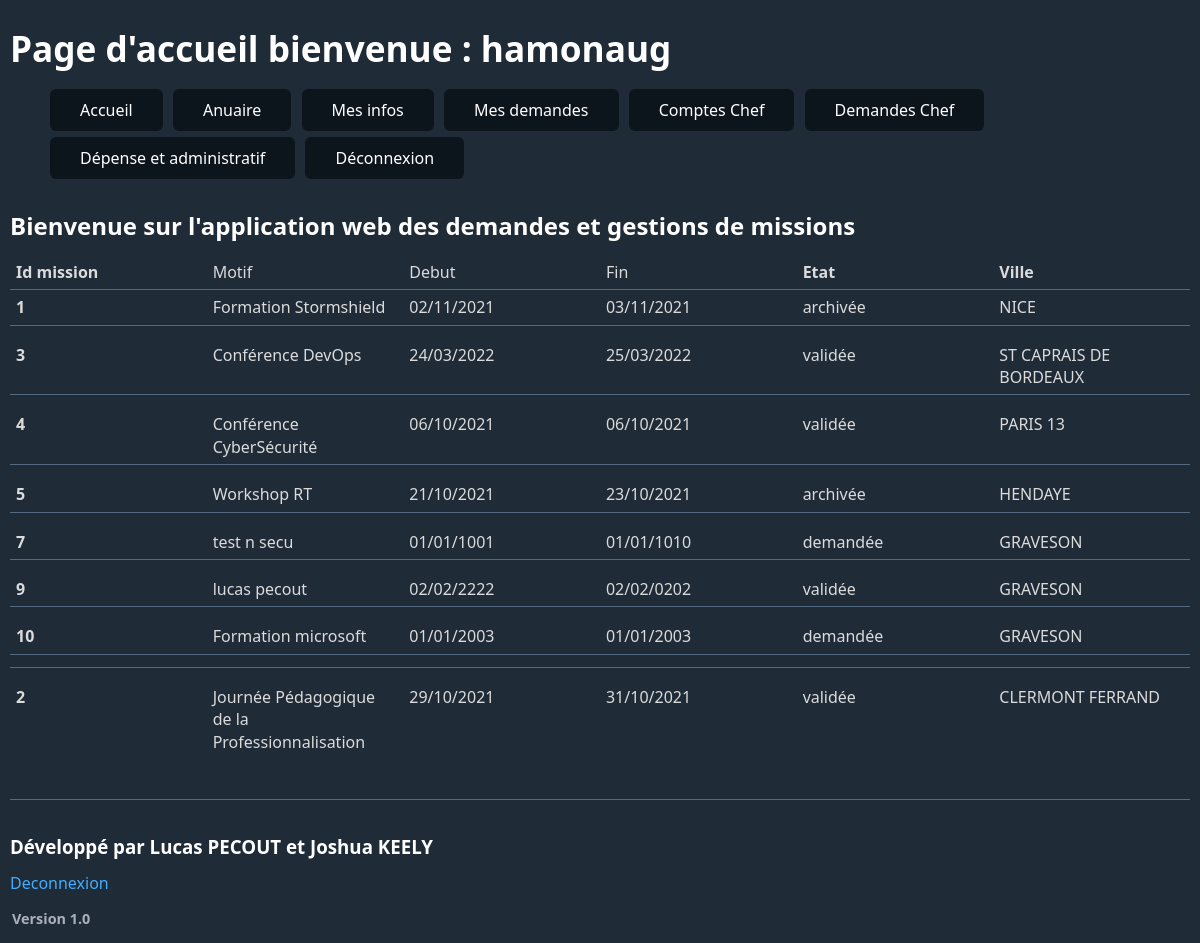
Screenshot of / (signed in) with the database file from the repository.
### tables this page shows
CREATE TABLE "enseignants" (
	"secu"	varchar(15),
	"nom"	varchar(50) NOT NULL,
	"prenom"	varchar(50) NOT NULL,
	"naissance"	date,
	"email"	varchar(100) NOT NULL UNIQUE,
	"tel"	varchar(10),
	"urgence"	varchar(100),
	"login"	varchar(8),
	FOREIGN KEY("login") REFERENCES "comptes"("login"),
	PRIMARY KEY("secu")
);

CREATE TABLE "missions" (
	"id"	INTEGER,
	"motif"	varchar(100) NOT NULL,
	"code"	varchar(6) NOT NULL,
	"debut"	date NOT NULL,
	"fin"	date NOT NULL,
	"etat"	varchar(10),
	"secu"	varchar(15),
	"id_aller"	INTEGER,
	"id_retour"	INTEGER,
	"id_hebergement"	INTEGER,
	"repas"	INTEGER,
	FOREIGN KEY("code") REFERENCES "villes"("code"),
	PRIMARY KEY("id"),
	FOREIGN KEY("id_retour") REFERENCES "transports"("id"),
	FOREIGN KEY("secu") REFERENCES "enseignants"("secu"),
	FOREIGN KEY("id_aller") REFERENCES "transports"("id"),
	FOREIGN KEY("id_hebergement") REFERENCES "hebergements"("id")
);

CREATE TABLE "villes" (
	"code"	varchar(6),
	"ville"	varchar(100) NOT NULL,
	"postal"	varchar(6),
	"gps"	varchar(100),
	PRIMARY KEY("code")
);

### app.py (the view, shortened to what this page needs)
@app.route('/', methods=['GET', 'POST'])
@db.login_required
def accueil():
    login = session['login']
    if db.get_table(login) is not None:
        return render_template('accueil.html', user=session['login'], mission=db.get_mission())

### db.py (called while the page is built)
def get_db():
    if 'db' not in g:
        g.db = sqlite3.connect(current_app.config['DATABASE'])
        g.db.row_factory = sqlite3.Row
        current_app.logger.info(f'Connexion à la BDD')
    return g.db

def get_mission():
    db = get_db()
    cursor = db.cursor()
    cursor.execute("""SELECT id,id_aller,id_retour,id_hebergement, motif, strftime("%d/%m/%Y", debut) AS debut, strftime("%d/%m/%Y", fin) AS fin,etat,ville,x.secu,login
                      FROM missions x INNER JOIN enseignants y ON x.secu = y.secu INNER JOIN villes ON x.code = villes.code """)
    return cursor.fetchall()

def login_required(f):
    @wraps(f)
    def wrap(*args, **kwargs):
        if 'login' in session:
            return f(*args, **kwargs)
        flash("Veuillez vous identifier")
        return redirect(url_for('login'))
    return wrap

def get_table(login):
    db = get_db()
    cursor = db.cursor()
    cursor.execute("""SELECT login FROM enseignants
                      WHERE login = :login""",
                   {'login': login})
    return cursor.fetchone()

### templates/accueil.html (shortened to what this page needs)
{% extends 'layout.html' %}
{% block main %}
<h1>Page d'accueil bienvenue : {{ user }}</h1>
<ul>
    <button onclick="window.location.href = '/';">Accueil</button>
    <button onclick="window.location.href = '/anuaire';">Anuaire</button>
    <button onclick="window.location.href = '/mesinfos';">Mes infos</button>
    <button onclick="window.location.href = '/mesdemandes';">Mes demandes</button>
    <button onclick="window.location.href = '/admin';">Comptes Chef</button>
    <button onclick="window.location.href = '/admindemandes';">Demandes Chef</button>
    <button onclick="window.location.href = '/depenses';">Dépense et administratif</button>
    <button onclick="window.location.href = '/logout';">Déconnexion</button>
</ul>
<h2>Bienvenue sur l'application web des demandes et gestions de missions </h2>
<table>
    <thead>
    <tr>
        <th>Id mission</th>
        <td>Motif</td>
        <td>Debut</td>
        <td>Fin</td>
        <th>Etat</th>
        <th>Ville</th>
    </tr>
    </thead>
    <tbody>
    {% for u in mission %}
    <tr>
        <th>{{ u["id"] }}</th>
        <td>{{ u["motif"] }}</td>
        <td>{{ u["debut"] }}</td>
        <td>{{ u["fin"] }}</td>
        <td>{{ u["Etat"] }}</td>
        <td>{{ u["Ville"] }}</td>
    </tr>
    </tbody>
    <tfoot>
    <tr>
        <th colspan="4"></th>
    </tr>
    {% endfor %}
    </tfoot>
</table>
{% endblock %}

### templates/layout.html (shortened to what this page needs)
<!DOCTYPE html>
<html lang="fr">
<head>
    <link rel="stylesheet" href="/static/css/dark.css">
</head>
<body>
{% block main %}
{% endblock %}
<footer><h3>Développé par Lucas PECOUT et Joshua KEELY </h3>
    <a href="/logout">Deconnexion</a>
    <legend href="/logout">
        <p>Version 1.0</p>
    </legend></footer>
</body>
</html>

### static/css/dark.css (style rules this page uses)
:root { --background-body: #202b38; --background: #161f27; --background-alt: #1a242f; --selection: #1c76c5; --text-main: #dbdbdb; --text-bright: #fff; --text-muted: #a9b1ba; --links: #41adff; --focus: #0096bfab; --border: #526980; --code: #ffbe85; --animation-duration: 0.1s; --button-base: #0c151c; --button-hover: #040a0f; --scrollbar-thumb: var(--button-hover); --scrollbar-thumb-hover: rgb(0, 0, 0); --form-placeholder: #a9a9a9; --form-text: #fff; --variable: #d941e2; --highlight: #efdb43; }
html { scrollbar-color: #040a0f #202b38; scrollbar-color: var(--scrollbar-thumb) var(--background-body); scrollbar-width: thin; }
body { font-family: system-ui, -apple-system, BlinkMacSystemFont, 'Segoe UI', 'Roboto', 'Oxygen', 'Ubuntu', 'Cantarell', 'Fira Sans', 'Droid Sans', 'Helvetica Neue', 'Segoe UI Emoji', 'Apple Color Emoji', 'Noto Color Emoji', sans-serif; line-height: 1.4; max-width: 1200px; margin: 3px auto; padding: 0 10px; word-wrap: break-word; color: #dbdbdb; color: var(--text-main); background: #202b38; background: var(--background-body); text-rendering: optimizeLegibility; }
button { transition: background-color 0.1s linear, border-color 0.1s linear, color 0.1s linear, box-shadow 0.1s linear, transform 0.1s ease; transition: background-color var(--animation-duration) linear, border-color var(--animation-duration) linear, color var(--animation-duration) linear, box-shadow var(--animation-duration) linear, transform var(--animation-duration) ease; }
h1 { font-size: 2.2em; margin-top: 0; }
h1, h2, h3, h4, h5, h6 { margin-bottom: 12px; margin-top: 24px; }
h1 { color: #fff; color: var(--text-bright); }
h2 { color: #fff; color: var(--text-bright); }
h3 { color: #fff; color: var(--text-bright); }
h1, h2, h3, h4, h5, h6, b, strong, th { font-weight: 600; }
button, select, input[type='submit'], input[type='reset'], input[type='button'], input[type='checkbox'], input[type='range'], input[type='radio'] { cursor: pointer; }
button { color: #fff; color: var(--form-text); background-color: #161f27; background-color: var(--background); font-family: inherit; font-size: inherit; margin-right: 6px; margin-bottom: 6px; padding: 10px; border: none; border-radius: 6px; outline: none; }
button { background-color: #0c151c; background-color: var(--button-base); padding-right: 30px; padding-left: 30px; }
input:not([type='checkbox']):not([type='radio']), input[type='range'], select, button, textarea { -webkit-appearance: none; }
::placeholder { color: #a9a9a9; color: var(--form-placeholder); }
legend { font-size: 0.9em; font-weight: 600; }
a { text-decoration: none; color: #41adff; color: var(--links); }
table { border-collapse: collapse; margin-bottom: 10px; width: 100%; table-layout: fixed; }
td, th { padding: 6px; text-align: left; vertical-align: top; word-wrap: break-word; }
thead { border-bottom: 1px solid #526980; border-bottom: 1px solid var(--border); }
tfoot { border-top: 1px solid #526980; border-top: 1px solid var(--border); }
footer { border-top: 1px solid #526980; border-top: 1px solid var(--border); padding-top: 10px; color: #a9b1ba; color: var(--text-muted); }
body > footer { margin-top: 40px; }

### rows the page displays
enseignants: login "hamonaug"
missions: id "1", motif "Formation Stormshield", debut "02/11/2021", fin "03/11/2021", Etat "archivée", Ville "NICE"
missions: id "2", motif "Journée Pédagogique de la Professionnalisation", debut "29/10/2021", fin "31/10/2021", Etat "validée", Ville "CLERMONT FERRAND"
missions: id "3", motif "Conférence DevOps", debut "24/03/2022", fin "25/03/2022", Etat "validée", Ville "ST CAPRAIS DE BORDEAUX"
missions: id "4", motif "Conférence CyberSécurité", debut "06/10/2021", fin "06/10/2021", Etat "validée", Ville "PARIS 13"
missions: id "5", motif "Workshop RT", debut "21/10/2021", fin "23/10/2021", Etat "archivée", Ville "HENDAYE"
missions: id "7", motif "test n secu", debut "01/01/1001", fin "01/01/1010", Etat "demandée", Ville "GRAVESON"
missions: id "9", motif "lucas pecout", debut "02/02/2222", fin "02/02/0202", Etat "validée", Ville "GRAVESON"
missions: id "10", motif "Formation microsoft", debut "01/01/2003", fin "01/01/2003", Etat "demandée", Ville "GRAVESON"
